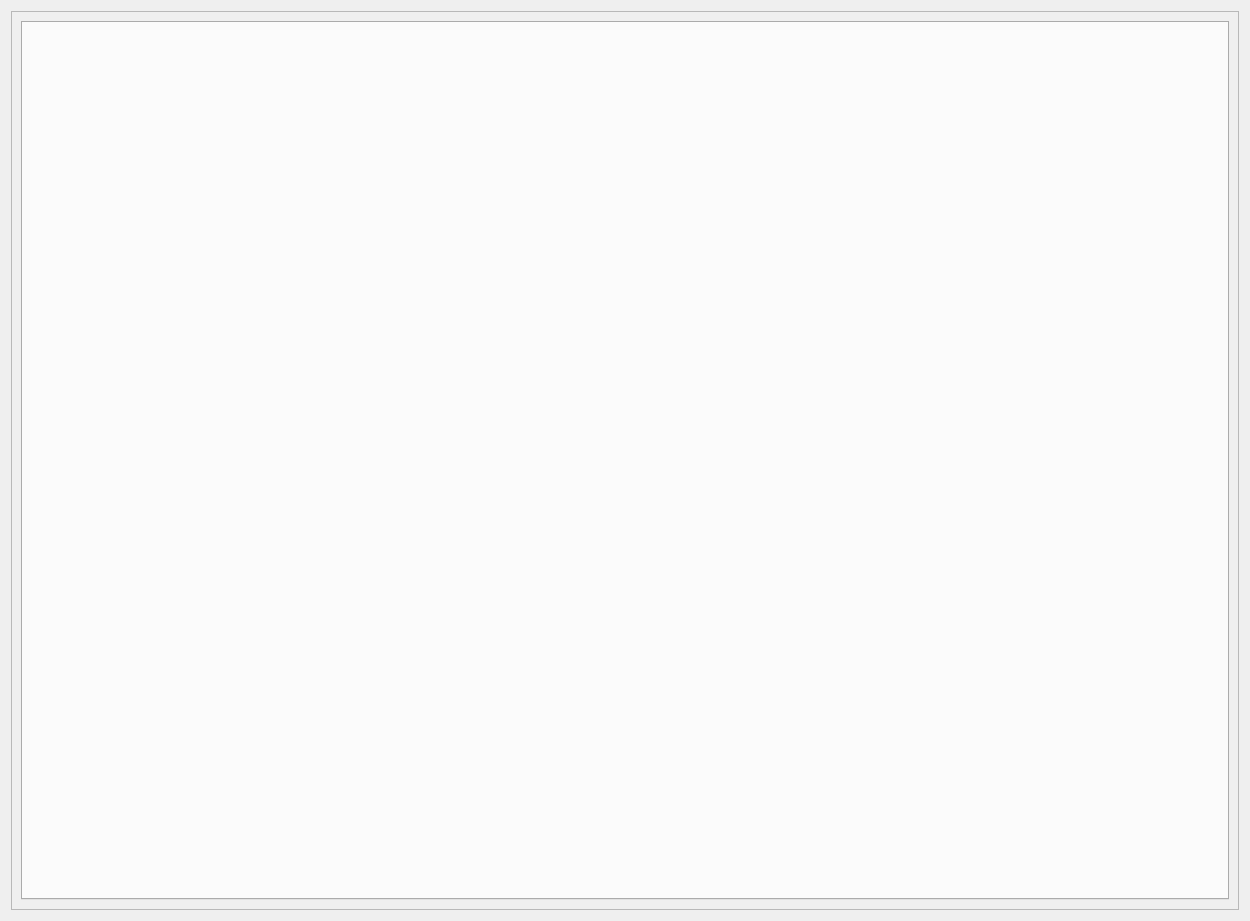
<?xml version="1.0" encoding="UTF-8"?>
<ui version="4.0">
 <class>Form</class>
 <widget class="QWidget" name="Form">
  <property name="geometry">
   <rect>
    <x>0</x>
    <y>0</y>
    <width>1250</width>
    <height>921</height>
   </rect>
  </property>
  <property name="sizePolicy">
   <sizepolicy hsizetype="Fixed" vsizetype="Fixed">
    <horstretch>0</horstretch>
    <verstretch>0</verstretch>
   </sizepolicy>
  </property>
  <property name="windowTitle">
   <string>SOL View</string>
  </property>
  <layout class="QVBoxLayout" name="verticalLayout">
   <item>
    <widget class="QFrame" name="frame">
     <property name="frameShape">
      <enum>QFrame::StyledPanel</enum>
     </property>
     <property name="frameShadow">
      <enum>QFrame::Raised</enum>
     </property>
     <layout class="QVBoxLayout" name="verticalLayout_2">
      <item>
       <layout class="QHBoxLayout" name="horizontalLayout">
        <property name="leftMargin">
         <number>0</number>
        </property>
        <property name="topMargin">
         <number>0</number>
        </property>
        <item>
         <layout class="QVBoxLayout" name="verticalLayout_4">
          <property name="leftMargin">
           <number>0</number>
          </property>
          <property name="topMargin">
           <number>0</number>
          </property>
          <item>
           <widget class="QTabWidget" name="tabWidget">
            <property name="minimumSize">
             <size>
              <width>1000</width>
              <height>0</height>
             </size>
            </property>
            <property name="maximumSize">
             <size>
              <width>16777215</width>
              <height>16777215</height>
             </size>
            </property>
            <property name="tabsClosable">
             <bool>true</bool>
            </property>
            <property name="movable">
             <bool>true</bool>
            </property>
           </widget>
          </item>
         </layout>
        </item>
       </layout>
      </item>
     </layout>
    </widget>
   </item>
  </layout>
 </widget>
 <resources/>
 <connections/>
</ui>
